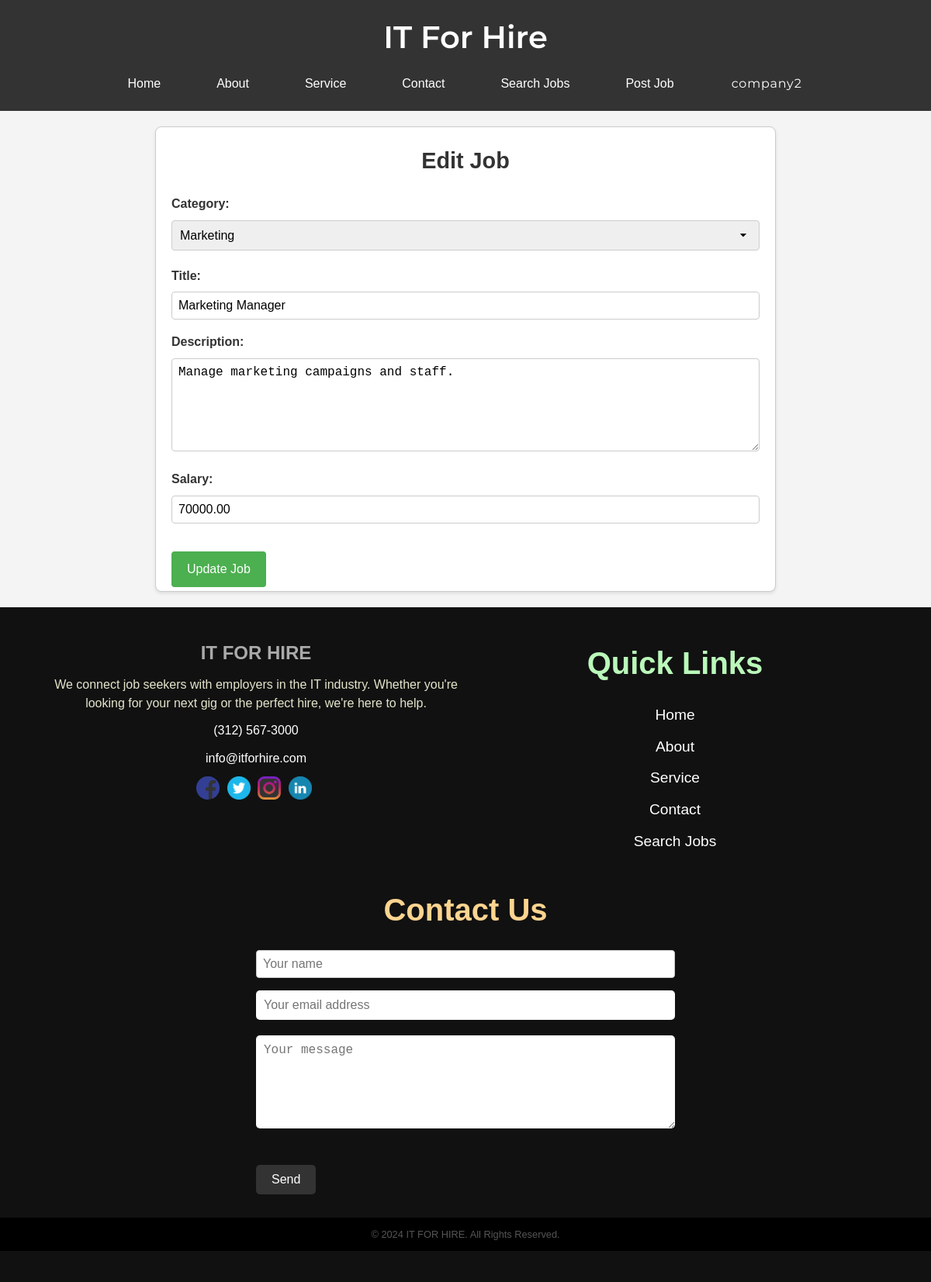
Page /edit_job.php?job_id=2 (signed in) on the committed database.
### tables this page shows
CREATE TABLE jobs (
    job_id INT AUTO_INCREMENT PRIMARY KEY,
    company_id INT NOT NULL,
    category_id INT NOT NULL,
    title VARCHAR(255) NOT NULL,
    description TEXT,
    salary DECIMAL(10, 2),
    FOREIGN KEY (company_id) REFERENCES companies(company_id),
    FOREIGN KEY (category_id) REFERENCES categories(category_id)
);

### edit_job.php (the view, shortened to what this page needs)
<?php
include('db.php');
if (isset($_GET['job_id'])) {
    $job_id = $_GET['job_id'];
    $query = $conn->prepare("SELECT * FROM jobs WHERE job_id = ?");
    $query->bind_param("i", $job_id);
    $query->execute();
    $result = $query->get_result();
    if ($result->num_rows == 1) {
        $row = $result->fetch_assoc();
    } else {
        header("Location: posted_job.php");
        exit();
    }
} else {
    header("Location: posted_job.php");
    exit();
}
?>
<!DOCTYPE html>
<html lang="en">
<head>
</head>
<body>
    <?php include('header.php'); ?>
    <div class="container">
        <h2>Edit Job</h2>
        <form action="<?php echo htmlspecialchars($_SERVER["PHP_SELF"]) . '?job_id=' . $job_id; ?>" method="post">
            <label for="category_id">Category:</label>
            <select id="category_id" name="category_id">
                <?php
                include('db.php');
                $result = $conn->query("SELECT * FROM categories");
                while ($cat_row = $result->fetch_assoc()) {
                    $selected = ($cat_row['category_id'] == $row['category_id']) ? 'selected' : '';
                    echo "<option value=\"" . $cat_row['category_id'] . "\" $selected>" . $cat_row['name'] . "</option>";
                }
                ?>
            </select><br>
            <label for="title">Title:</label>
            <input type="text" id="title" name="title" value="<?php echo $row['title']; ?>"><br>
            <label for="description">Description:</label>
            <textarea id="description" name="description"><?php echo $row['description']; ?></textarea><br>
            <label for="salary">Salary:</label>
            <input type="text" id="salary" name="salary" value="<?php echo $row['salary']; ?>"><br>
            <input type="submit" value="Update Job">
        </form>
    </div>
    <?php include('footer.php'); ?>
</body>
</html>

### css/style.css (style rules this page uses)
:root { --header-bg-color: #333; }
body { font-family: Arial, sans-serif; background-color: #c9d0d4; margin: 0 auto; max-width: 1980px; }
h2 { font-size: 1.8rem; margin-bottom: 20px; color: #333; }
.container { position: relative; width: 100%; height: 400px; margin: 0 auto; padding: 20px; box-sizing: border-box; }
* { margin: 0; padding: 0; box-sizing: border-box; }
body { font-family: 'Montserrat', sans-serif; background-color: #f5f5f5; color: #333; line-height: 1.6; padding: 20px; }

### css/footer.css (style rules this page uses)
.contact-form input[type="email"], .contact-form textarea, form input[type="text"], form input[type="email"], form textarea { width: 100%; padding: 10px; margin-bottom: 20px; border: none; border-radius: 5px; font-size: 1rem; }
.contact-form textarea, form textarea { height: 120px; }
body { font-family: Arial, sans-serif; line-height: 1.6; margin: 0; padding: 0; background-color: #f4f4f4; }
form label { display: block; margin-bottom: 0.5rem; }

### edit_job.php (style rules this page uses)
.container { max-width: 800px; margin: 0 auto; padding: 20px; border: 1px solid #ccc; border-radius: 8px; background-color: #fff; box-shadow: 0 2px 4px rgba(0, 0, 0, 0.1); min-height: 600px; }
h2 { text-align: center; font-size: 2rem; margin-bottom: 30px; }
label { display: block; margin-bottom: 8px; font-weight: bold; }
select, input[type="text"], textarea { width: 100%; padding: 10px; margin-bottom: 20px; border: 1px solid #ccc; border-radius: 4px; font-size: 1rem; }
select { appearance: none; -webkit-appearance: none; -moz-appearance: none; background-repeat: no-repeat; background-position: right 10px center; background-size: 20px; padding-right: 40px; }
textarea { resize: vertical; min-height: 100px; }
input[type="submit"] { background-color: #4CAF50; color: white; padding: 14px 20px; margin-top: 20px; border: none; border-radius: 4px; cursor: pointer; font-size: 1rem; transition: background-color 0.3s; }

### footer.php (style rules this page uses)
form input[type="text"], form input[type="email"], form textarea { width: 100%; padding: 0.5rem; margin-bottom: 1rem; border: 1px solid #ccc; border-radius: 4px; box-sizing: border-box; }

### rows in the picture
jobs: title "Marketing Manager", description "Manage marketing campaigns and staff.", salary "70000.00"

### other values in the picture
$_SESSION['company_name'] "company2"
form field category_id "Marketing"
